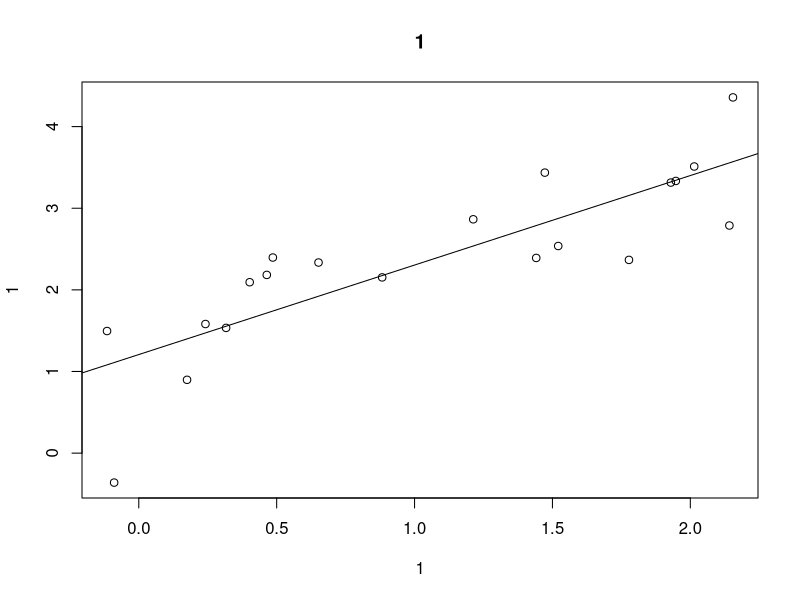
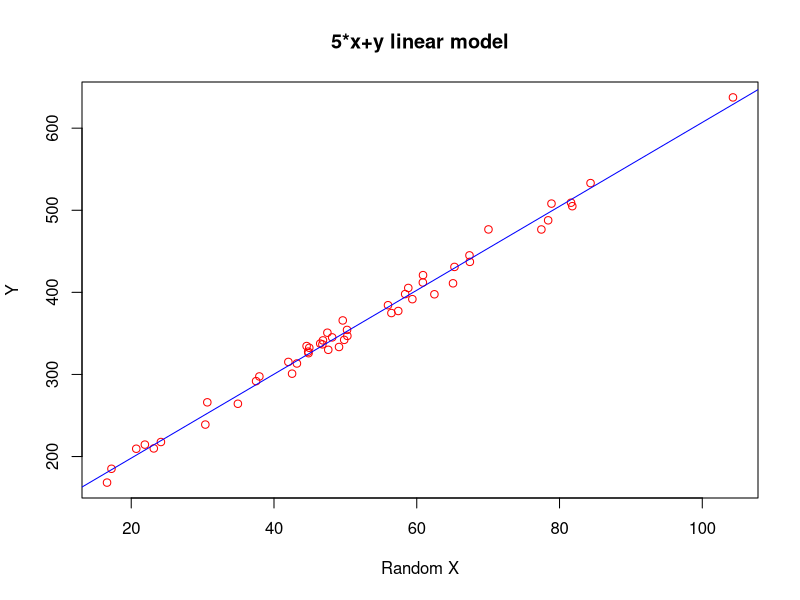
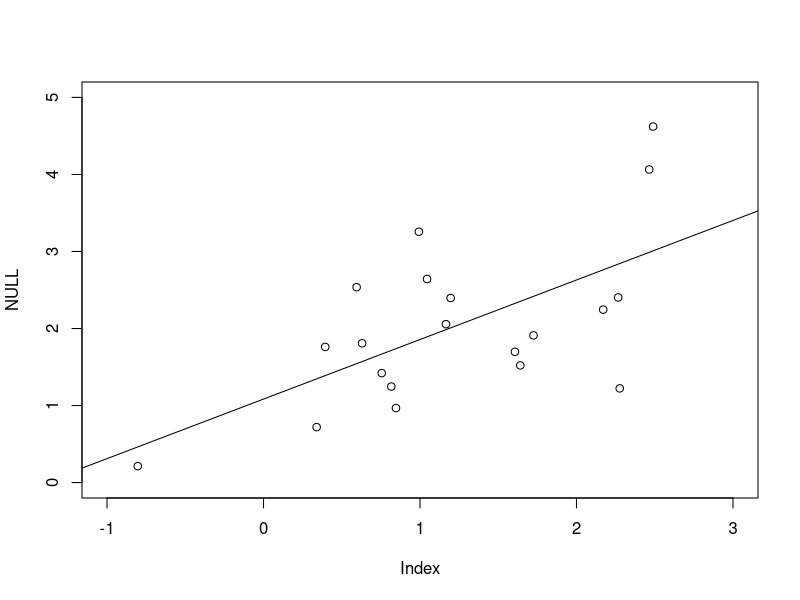
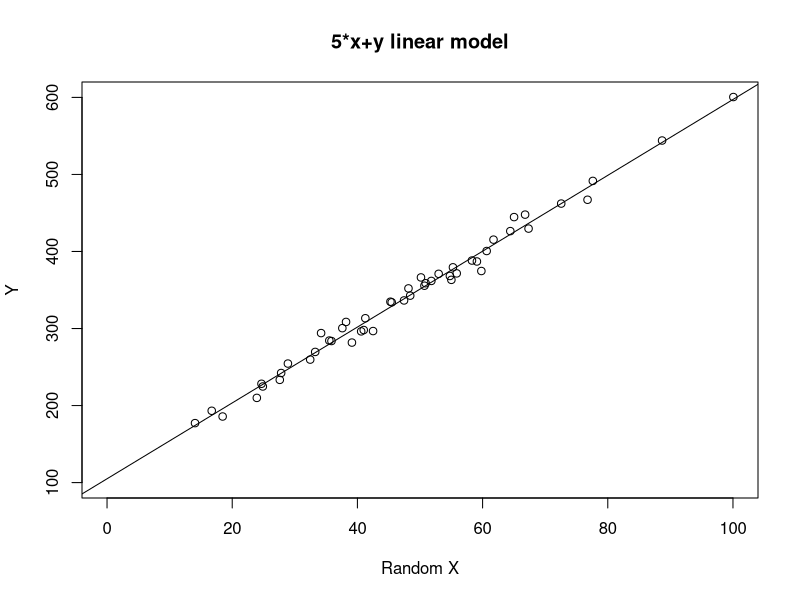
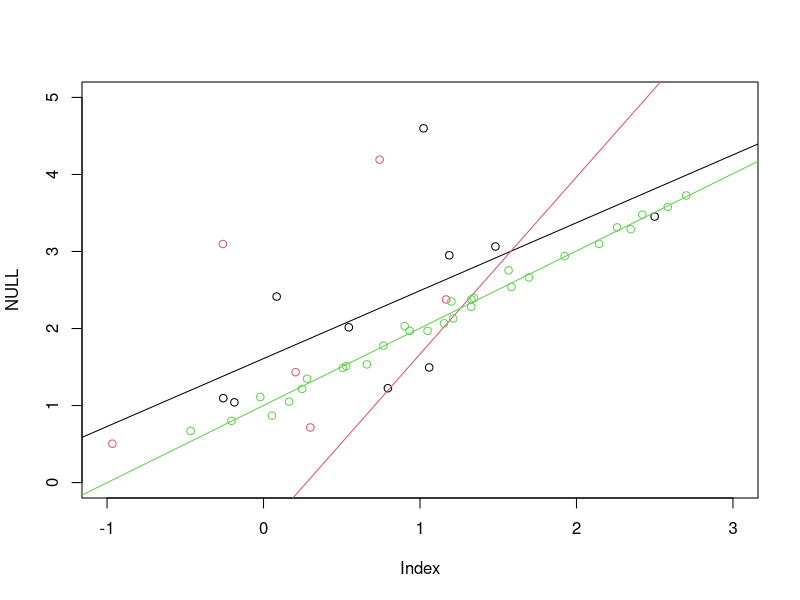
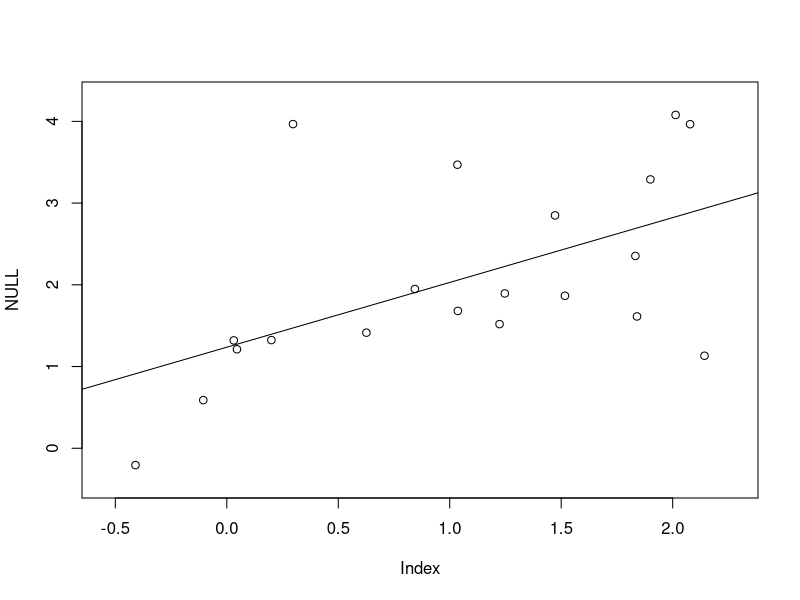
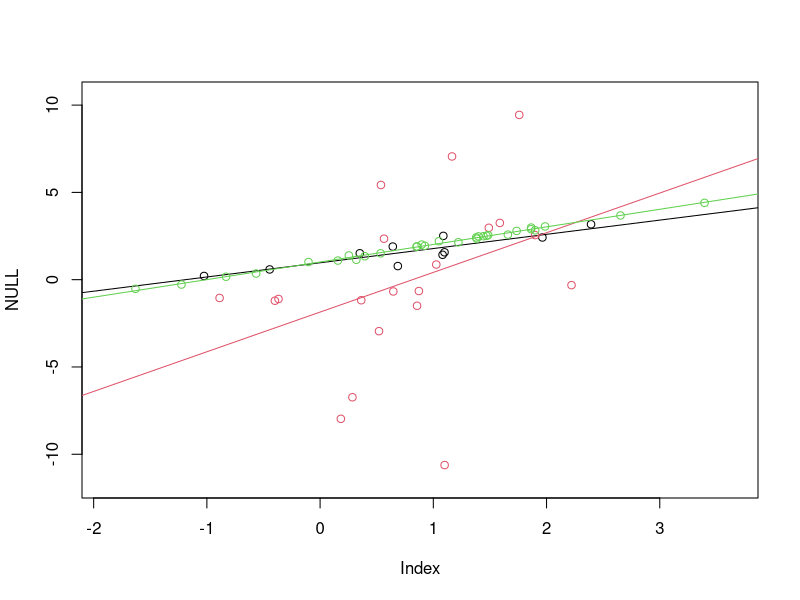
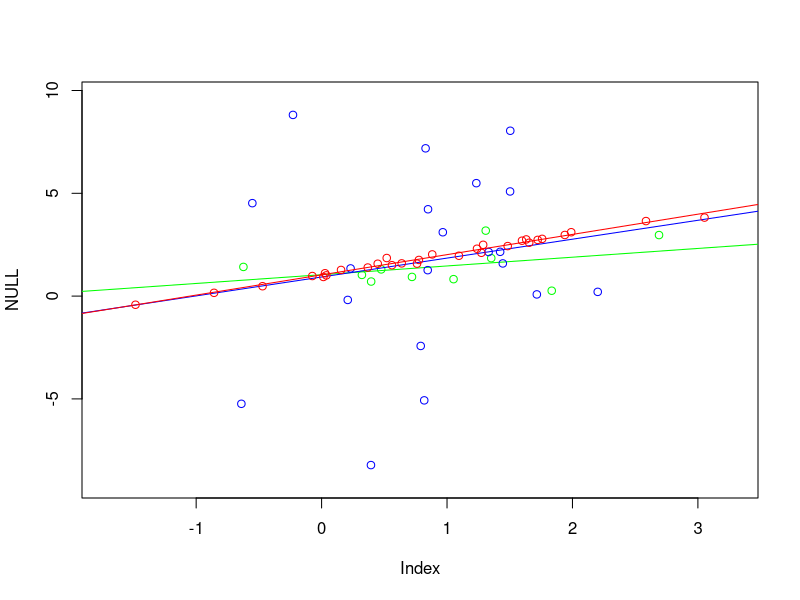

Write R code to recreate these figures, in order.
## ---- chunk 1
knitr::opts_chunk$set(echo = TRUE)
## ---- chunk 2
quiz <- function(n, u = 1, s = 1, a = 1, b = 1, s_err = 1, point_col = 1,
                 line_col = 1, xlabel = 1, ylabel = 1, title = 1){
  x <- rnorm(n, mean = u, sd = s)
  y <- a*x + b
  y <- y + rnorm(n, sd = s_err)
  mod <- lm(y ~ x)
  plot(x,y, xlab = xlabel, ylab = ylabel, main = title, col = point_col)
  abline(mod, col = line_col)
}

## ---- chunk 3
#defaults
quiz(20)
## ---- chunk 4
quiz(50, u = 50, s = 20, a = 5, b = 100, 10, point_col = "red", line_col = "blue",
     xlabel = "Random X", ylabel = "Y", title = "5*x+y linear model")
## ---- chunk 5
library(tibble)
#new signature
quiz_update <- function(n, u = 1, s = 1, a = 1, b = 1, s_err = 1, ...){
  parameters <- list(n=n,u=u,s=s,a=a,b=b,s_err=s_err)
  nLoops <- max(sapply(parameters, length))
  parameters <- lapply(parameters, function(x) rep(x, length = nLoops)) #note the anonymous/headless function
  frames <- vector("list", nLoops)
  for(i in seq_along(frames)) frames[[i]] <- tibble(x = rnorm(parameters$n[[i]], mean = parameters$u[[i]], sd = parameters$s[[i]]),
                                                    y = parameters$a[[i]] * x + parameters$b[[i]] + rnorm(parameters$n[[i]], sd = parameters$s_err[[i]]))
  plot(NULL, ...)
  for(i in seq_along(frames)){
    points(frames[[i]], col = i)
    abline(lm(y~x, data=frames[[i]]), col = i)
  }
}
## ---- chunk 6
quiz_update(20, xlim = c(-1,3), ylim = c(0,5))
## ---- chunk 7
quiz_update(50, u = 50, s = 20, a = 5, b = 100, s_err=10, xlim = c(0,100), ylim = c(100,600),
     xlab = "Random X", ylab = "Y", main = "5*x+y linear model")
## ---- chunk 8
quiz_update(c(10,20,30), s_err = c(1,5,0.1), xlim = c(-1,3), ylim = c(0,5))
## ---- chunk 9
quiz_update <- function(n, u = 1, s = 1, a = 1, b = 1, s_err = 1, ...){
  parameters <- list(n=n,u=u,s=s,a=a,b=b,s_err=s_err)
  nLoops <- max(sapply(parameters, length))
  parameters <- lapply(parameters, function(x) rep(x, length = nLoops)) #note the anonymous/headless function
  frames <- vector("list", nLoops)
  for(i in seq_along(frames)) frames[[i]] <- tibble(x = rnorm(parameters$n[[i]], mean = parameters$u[[i]], sd = parameters$s[[i]]),
                                                    y = parameters$a[[i]] * x + parameters$b[[i]] + rnorm(parameters$n[[i]], sd = parameters$s_err[[i]]))
  
  argList <- list(...)
  
  if(is.null(argList[["xlim"]])){
    rx <- range(unlist(lapply(frames, function(t) range(t$x))))
    argList[["xlim"]] <- (rx - mean(rx)) * 1.1 + mean(rx)
  }
  
  if(is.null(argList[["ylim"]])){
    ry <- range(unlist(lapply(frames, function(t) range(t$y))))
    argList[["ylim"]] <- (ry - mean(ry)) * 1.1 + mean(ry)
  }
  
  do.call(plot, c(list(NULL),argList)) #note c(list(NULL), ...) construction
  
  for(i in seq_along(frames)){
    points(frames[[i]], col = i)
    abline(lm(y~x, data=frames[[i]]), col = i)
  }
}
## ---- chunk 10
quiz_update(20)
quiz_update(c(10,20,30), s_err = c(1,5,0.1))
## ---- chunk 11

quiz_update <- function(n, u = 1, s = 1, a = 1, b = 1, s_err = 1, ...){
  parameters <- list(n=n,u=u,s=s,a=a,b=b,s_err=s_err)
  nLoops <- max(sapply(parameters, length))
  parameters <- lapply(parameters, function(x) rep(x, length = nLoops)) #note the anonymous/headless function
  frames <- vector("list", nLoops)
  for(i in seq_along(frames)) frames[[i]] <- tibble(x = rnorm(parameters$n[[i]], mean = parameters$u[[i]], sd = parameters$s[[i]]),
                                                    y = parameters$a[[i]] * x + parameters$b[[i]] + rnorm(parameters$n[[i]], sd = parameters$s_err[[i]]))
  
  argList <- list(...)
  
  if(is.null(argList[["xlim"]])){
    rx <- range(unlist(lapply(frames, function(t) range(t$x))))
    argList[["xlim"]] <- (rx - mean(rx)) * 1.1 + mean(rx)
  }
  
  if(is.null(argList[["ylim"]])){
    ry <- range(unlist(lapply(frames, function(t) range(t$y))))
    argList[["ylim"]] <- (ry - mean(ry)) * 1.1 + mean(ry)
  }
  
  do.call(plot, c(list(NULL),argList)) #note c(list(NULL), ...) construction
  
  for(i in seq_along(frames)){
    plotColor <- ifelse(is.null(argList[["col"]]), i, argList$col[[i]])
    points(frames[[i]], col = plotColor)
    abline(lm(y~x, data=frames[[i]]), col = plotColor)
  }
}
## ---- chunk 12
quiz_update(c(10,20,30), s_err = c(1,5,0.1), col = c("green","blue","red"))
## ---- chunk 13

quiz_update(c(10,20,30), u = c(10,20), a = c(-5,1,10), b = c(0,10,15), s_err = c(1,5,0.1), col = c("green","blue","red"),
            xlab = "Random X", main = "3 cool lines", ylab = "Y")

